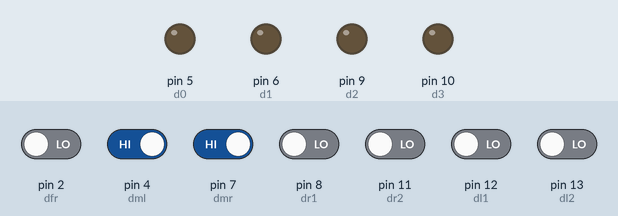
Simulated run of this sketch. Board: Arduino Uno, built with avr-gcc and run on an emulated ATmega328P. Shown: output pins drawn as LEDs (lit = HIGH). Dashed ring = blinking. The test bench sets the inputs (shaded band); at power-on: pin 4 (dml), pin 7 (dmr) HIGH, pin 2 (dfr), pin 8 (dr1), pin 11 (dr2), pin 12 (dl1), pin 13 (dl2) LOW.

Above: at 1.2 s.
1.3 s: pin 11 (dr2) driven HIGH
At 1.51 s:
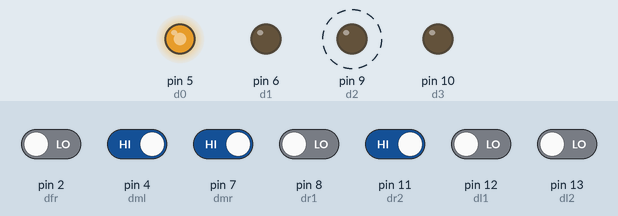
4.3 s: pin 4 (dml) driven LOW
5.8 s: pin 7 (dmr) driven LOW
At 6.8 s:
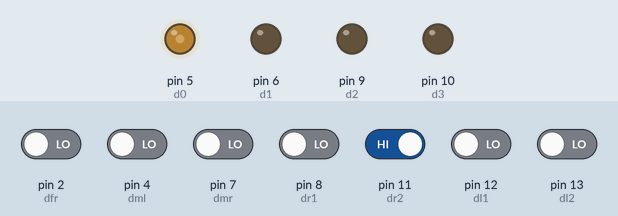
7.4 s: pin 7 (dmr) driven HIGH
At 8.3 s:
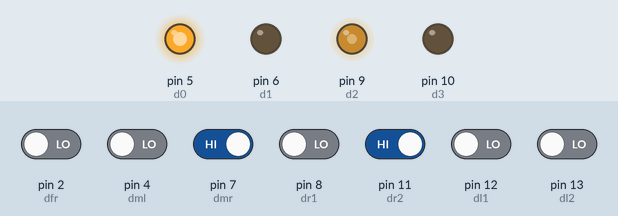
8.9 s: pin 7 (dmr) driven LOW and pin 11 (dr2) driven LOW
At 9.5 s:
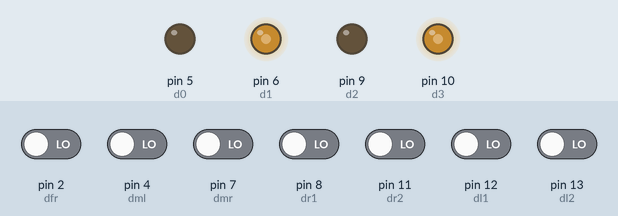
10.4 s: pin 2 (dfr) driven HIGH
At 11.4 s:
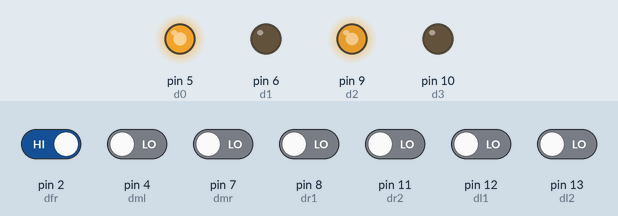
Timing chart, 0 to 12.9 s (numbered marks = the images above; inputs shaded):
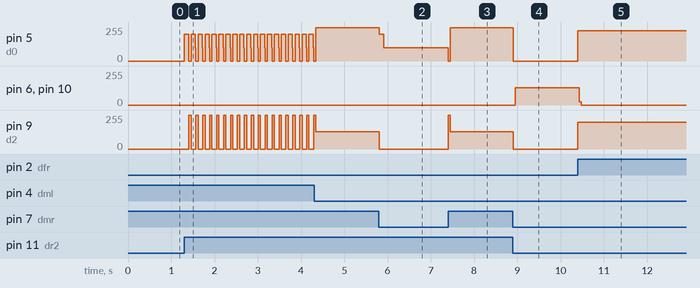

Measured:
- after the input at 1.3 s, pin 5 (d0): 0/255 → 200/255 at once, then repeats every 0.16 s: 100/255 0.01 s, 0/255 0.05 s, 200/255 0.10 s; pin 9 (d2): alternates 255/255 for 0.05 s and 0/255 for 0.11 s, starting after 0.11 s
- after the input at 5.8 s, pin 5 (d0): 250/255 → 200/255 at once, → 100/255 0.10 s later; pin 9 (d2): 130/255 → 0/255 at once
- after the input at 7.4 s, pin 5 (d0): 100/255 → 250/255 at once; pin 9 (d2): 0/255 → 130/255 at once
- after the input at 8.9 s, pin 5 (d0): 250/255 → 0/255 at once; pin 6 (d1), pin 10 (d3): 0/255 → 129/255 after 0.05 s; pin 9 (d2): 130/255 → 0/255 at once
- after the input at 10.4 s, pin 5 (d0): 0/255 → 227/255 at once; pin 6 (d1), pin 10 (d3): 129/255 → 0/255 at once; pin 9 (d2): 0/255 → 200/255 at once

The sketch:

Tes_Line_Follower.ino
```cpp
int n= 1;  //simpang ke-n
int s=200,sl=227.5,sr=s;// s speed, sl left speed, sr right speed,
int tsl=130,tsh=250; //tsl turn speed low, tsh high
int ms=1,T=10; //ms 1milisecond,T delay, Ta delay belok tajam

int d0=5,d1=6,d2=9,d3=10  ; // Pin motor
int dl1=12,dl2=13,dfr=2,dbk=3,dml=4,dmr=7,dr1=8,dr2=11; //Pin sensor
int l1,l2,fr,bk=1,ml,mr,r1,r2; //Nilai sensor
int a=0,b,c;//a setiap n-ms belok

void setup()
{
  Serial.begin(9600);

  pinMode(dl2,INPUT);
  pinMode(dl1,INPUT);
  pinMode(dfr,INPUT);
  pinMode(dbk,INPUT);
  pinMode(dml,INPUT);
  pinMode(dmr,INPUT);
  pinMode(dr1,INPUT);
  pinMode(dr2,INPUT);

  pinMode(d0,OUTPUT);
  pinMode(d2,OUTPUT);
  pinMode (d1, OUTPUT);
  pinMode (d3, OUTPUT);

}


void loop() {

  ml=digitalRead(dml);
  mr=digitalRead(dmr);
  fr=digitalRead(dfr);
  r1=digitalRead(dr1);
  l1=digitalRead(dl1);
  r2=digitalRead(dr2);
  l2=digitalRead(dl2);

  if (n==1 && l1==1  && r2==1 && bk==1 )
      {tright();n++;}

    else if ((n==2 || n==4 || n==20) && fr==1 && l1==1  && bk==1)
      {tleft();n++;}

    else if ((n==3 || n==5 || n==6 || n==21 || n==25) && fr==1 && r1==1 && bk==1)
      {forward();n++;}

    else if ((n==7 || n==19 || n==22 || n==23 || n==26 || n==30) && fr==1 && r1==1 && bk==1)
      {tright();n++;}

    else if ((n==8 || n==9 || n==10 || n==11 || n==13 || n==14 || n==15 || n==17 || n==24 || n==27 || n==28 || n==29) && l1==1 && r1==1 && bk==1)
      {tright();n++;}

    else if (n==16 && l1==1 && r1==1 && bk==1)
      {tleft();n++;}

    else if (n==18 && fr==1 && r1==1 && r2==1 && bk==1)
      {tright();n++;}


    if (ml==0 && mr==0 && fr==0)
      brake();

    else if(ml==0 && mr==0)
      forward();


    //keep on track belok kanan
    else if (ml==0 && (mr==1 || r1==1) )
    {
        while(mr==1 || r1==1)
      {
        trightban(T,tsl,tsh);
        mr=digitalRead(dmr);
        r1=digitalRead(dr1);
      }

    }

    //keep on track belok kiri
    else if ( (ml==1||l1==1) && mr==0)
    {
         while(ml==1||l1==1)
      {
        tleftban(T,tsl,tsh);
        ml=digitalRead(dml);
        l1=digitalRead(dl1);
      }

    }

    r2=digitalRead(dr2);
    l2=digitalRead(dl2);

    if(r2==1)
    {
      tright();
    }
    else if(l2==1)
    {
      tleft();
    }


}
void forward()
{
      analogWrite(d0,sl);
      analogWrite(d1,0);
      analogWrite(d2,sr);
      analogWrite(d3,0);
      delay(10);
}
void tleftban(int time,int low, int high)
{
      analogWrite(d0,low);
      analogWrite(d1,0);
      analogWrite(d2,high);
      analogWrite(d3,0);
      delay(time);
}
void trightban(int time,int low, int high)
{
      analogWrite(d0,high);
      analogWrite(d1,0);
      analogWrite(d2,low);
      analogWrite(d3,0);
      delay(time);
}

void tright()
{
  trightban(100,0,s);
      r2=0;
      while(r2==0)
      {
        trightban(T,0,100);
        r2=digitalRead(dr2);
      }
      while(mr!=1)
      {
        delay(1);
        mr=digitalRead(dmr);
      }
      tleftban(50,0,255);

}

void tleft()
{
  tleftban(100,0,s);
      l2=0;
      while(l2==0)
      {
        tleftban(T,0,100);
        l2=digitalRead(dl2);
      }
      while(ml!=1)
      {
        delay(1);
        ml=digitalRead(dml);
      }
      trightban(50,0,255);
}

void brake()
{
      analogWrite(d0,0);
      analogWrite(d1,195);
      analogWrite(d2,0);
      analogWrite(d3,195);
      delay(2);
      analogWrite(d0,0);
      analogWrite(d1,0);
      analogWrite(d2,0);
      analogWrite(d3,0);
      delay(1);

}
void brake1(int x,int y)
{
      analogWrite(x,0);
      analogWrite(y,250);
      delay(10);
      analogWrite(x,0);
      analogWrite(y,0);
      delay(5);

}

void tleft90(int time,int low, int high)
{
      delay(30);
      analogWrite(d0,0);
      analogWrite(d1,200);
      analogWrite(d2,0);
      analogWrite(d3,200);
      delay(30);
      analogWrite(d0,0);
      analogWrite(d1,low);
      analogWrite(d2,high);
      analogWrite(d3,0);
      delay(time);
}
void tright90(int time,int low, int high)
{
      delay(30);
      analogWrite(d0,0);
      analogWrite(d1,200);
      analogWrite(d2,0);
      analogWrite(d3,200);
      delay(30);
      analogWrite(d0,high);
      analogWrite(d1,0);
      analogWrite(d2,0);
      analogWrite(d3,low);
      delay(time);
}

void stop()
{
  analogWrite(d0,0);
  analogWrite(d1,0);
  analogWrite(d2,0);
  analogWrite(d3,0);
  delay(ms);
}
```
